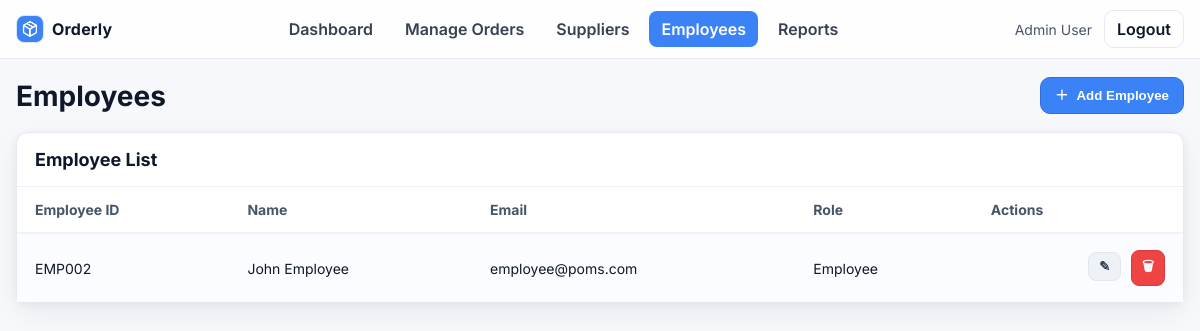
/admin/employees (signed in), run on an earlier commit of the app's database.
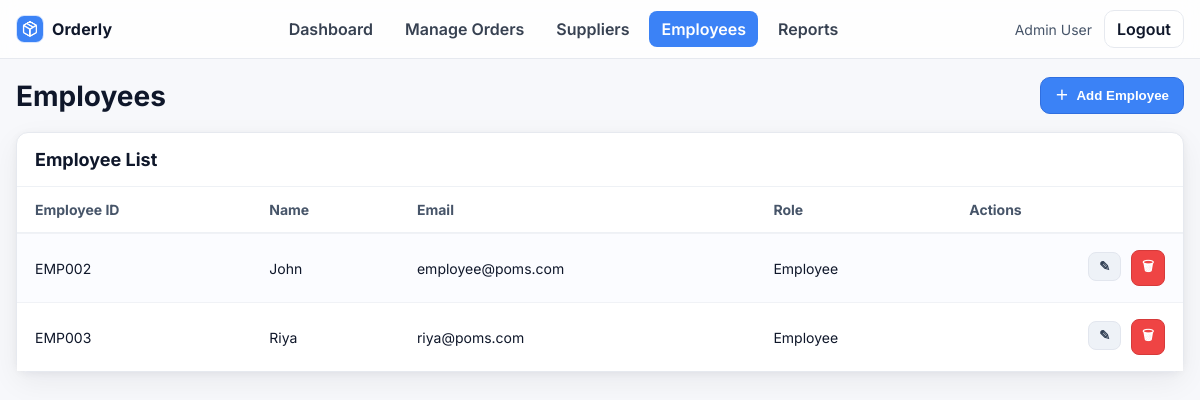
And on a later commit of the database.
### models.py (models this page shows)
class User(db.Model):
    id = db.Column(db.Integer, primary_key=True)
    name = db.Column(db.String(100))
    email = db.Column(db.String(100), unique=True)
    password = db.Column(db.String(100))
    role = db.Column(db.String(20))  # 'admin' or 'employee'
    orders = db.relationship('Order', backref='employee', lazy=True)

### app.py (the view)
@app.route('/admin/employees')
def admin_employee():
    if session.get('role') == 'admin':
        employees = User.query.filter_by(role='employee').order_by(User.id).all()
        return render_template('admin/employees.html', employees=employees)
    flash("Unauthorized access")
    return redirect('/')

### templates/admin/employees.html (shortened to what this page needs)
<!doctype html>
<html lang="en">
<head>
  <link rel="stylesheet" href="{{ url_for('static', filename='admin.css') }}">
</head>
<body>
  <header class="adminNavBar">
    <div class="adminNavInner">
      <a class="adminNavBrand" href="{{ url_for('admin_dashboard') }}">
        <img class="adminNavBrandLogo" src="{{ url_for('static', filename='images/logo.png') }}" alt="Orderly logo">
        <span class="adminNavBrandText">Orderly</span>
      </a>
      <nav class="adminNavLinks">
        <a class="adminNavLink" href="{{ url_for('admin_dashboard') }}">Dashboard</a>
        <a class="adminNavLink" href="{{ url_for('admin_orders') }}">Manage Orders</a>
        <a class="adminNavLink" href="{{ url_for('admin_suppliers') }}">Suppliers</a>
        <a class="adminNavLink adminNavLinkActive" href="{{ url_for('admin_employee') }}">Employees</a>
        <a class="adminNavLink" href="{{ url_for('admin_reports') }}">Reports</a>
      </nav>
      <div class="adminNavRight">
        <span class="adminNavUser">{{ session.get('user_name','Admin User') }}</span>
        <a class="adminNavBtn" href="{{ url_for('logout') }}">Logout</a>
      </div>
    </div>
  </header>
  <main class="adminEmployeesPage">
    <div class="adminEmployeesHeader">
      <h1 class="adminEmployeesTitle">Employees</h1>
      <button type="button" class="adminEmployeesAddBtn" onclick="document.getElementById('addEmpDlg').showModal()">
        <span class="adminEmployeesAddIcon">＋</span> Add Employee
      </button>
    </div>
    <section class="adminEmployeesPanel">
      <div class="adminEmployeesPanelHead">
        <h2 class="adminEmployeesPanelTitle">Employee List</h2>
      </div>
      <div class="adminEmployeesTableWrap">
        <table class="adminEmployeesTable">
          <thead>
            <tr>
              <th>Employee ID</th>
              <th>Name</th>
              <th>Email</th>
              <th>Role</th>
              <th class="adminEmployeesTextRight">Actions</th>
            </tr>
          </thead>
          <tbody>
            {% for e in employees %}
            <tr>
              <td>EMP{{ '%03d' % e.id }}</td>
              <td>{{ e.name }}</td>
              <td>{{ e.email }}</td>
              <td>{{ e.role|title }}</td>
              <td class="adminEmployeesTextRight">
                <button class="adminEmployeesIconBtn adminEmployeesIconBtnGray" title="Edit"
                  onclick="openEditEmp('{{ e.id }}', '{{ e.name|e }}', '{{ e.email|e }}', '{{ e.role|e }}')">✎</button>
                <form method="post" action="{{ url_for('admin_employees_delete', user_id=e.id) }}"
                  style="display:inline">
                  <button class="adminEmployeesIconBtn adminEmployeesIconBtnRed" title="Delete"
                    onclick="return confirm('Delete {{ e.name }}?')">🗑</button>
                </form>
              </td>
            </tr>
            {% else %}
            <tr>
              <td colspan="5">No employees found.</td>
            </tr>
            {% endfor %}
          </tbody>
        </table>
      </div>
    </section>
  </main>
</body>
</html>

What changed in the data, as far as the page shows it:
changed User "employee@poms.com": name "John Employee" → "John"
added User: id "003", name "Riya", email "riya@poms.com", role "Employee"
